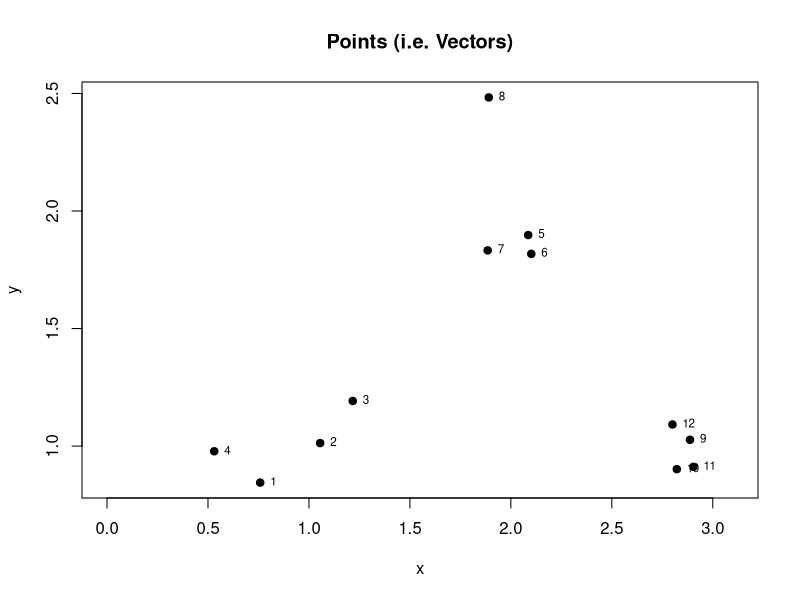
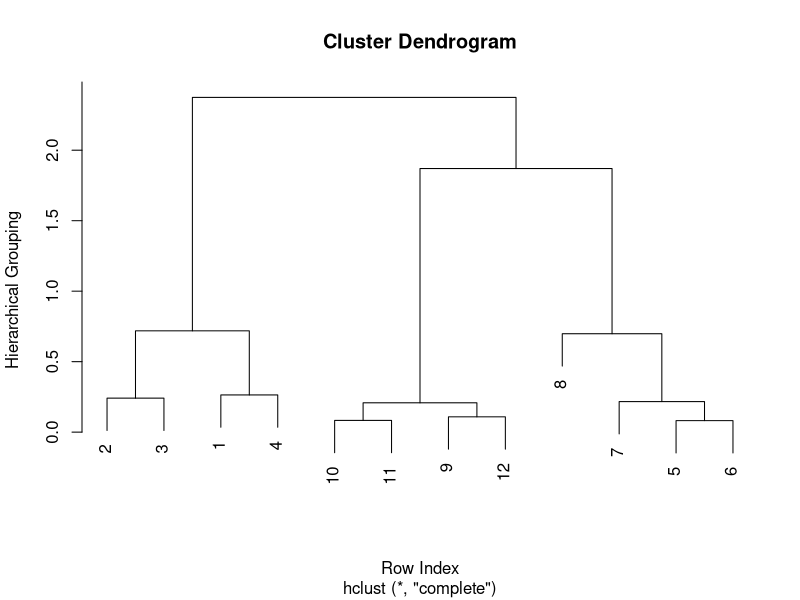
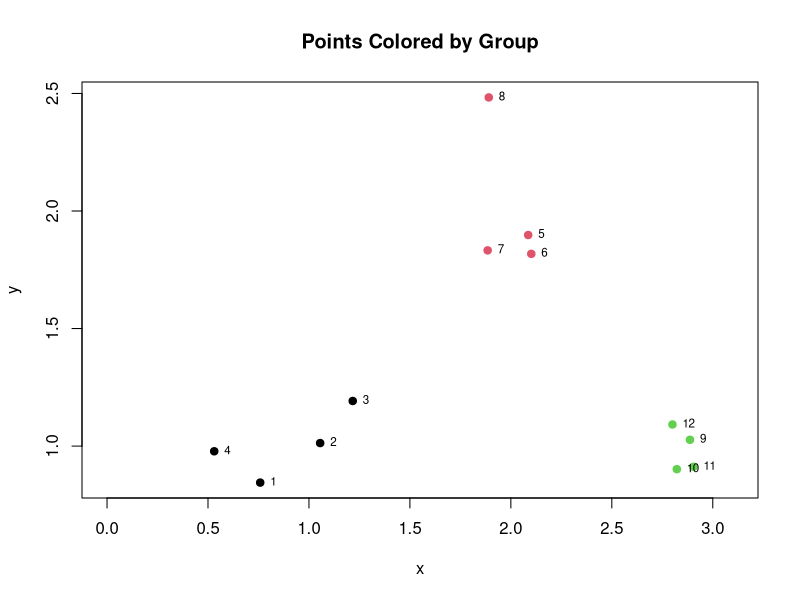
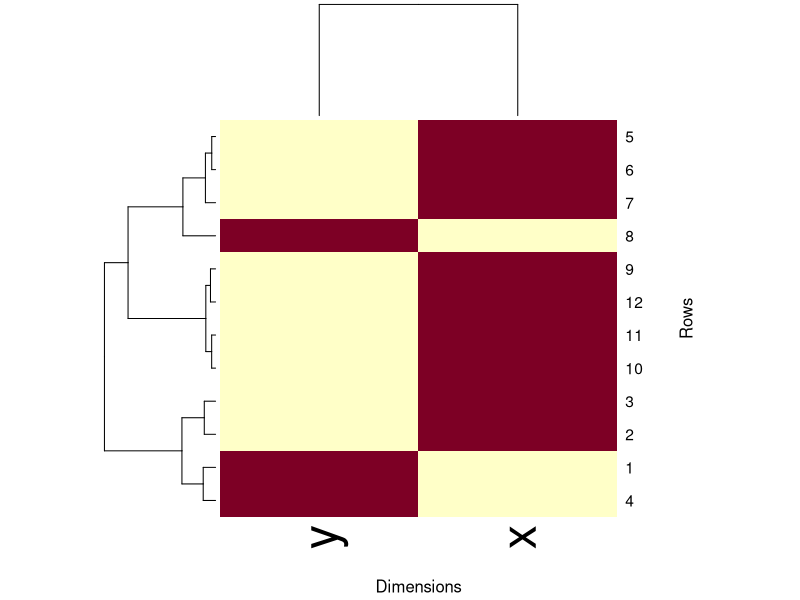
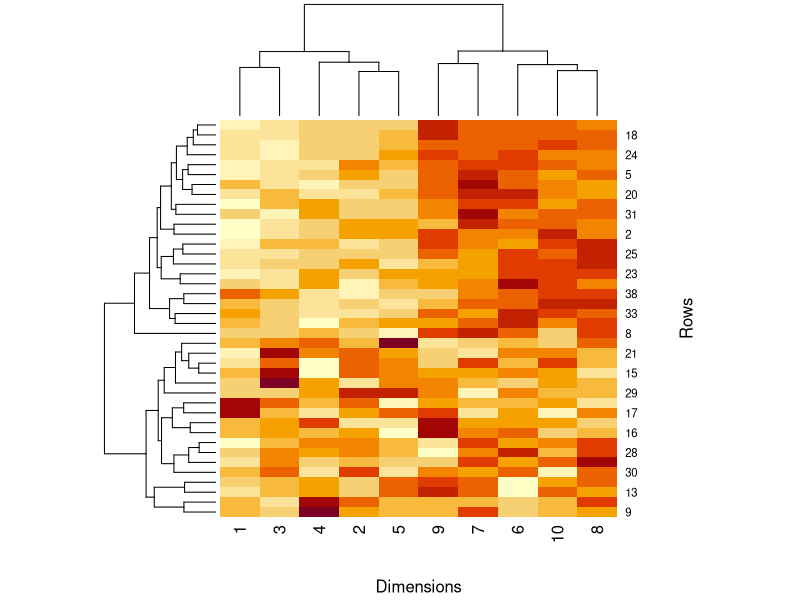

Write R code to recreate these figures, in order.
## ---- chunk 1
knitr::opts_chunk$set(echo = TRUE)
## ---- chunk 2
set.seed(1234)

# First make some random data that has a pattern
PTS = data.frame(
    x = rnorm( 12, mean=rep(1:3, each=4), sd=0.2 ),
    y = rnorm( 12, mean=rep(c(1,2,1), each=4), sd=0.2 )
)

# Show the points...
plot(PTS$x, PTS$y, xlim=c(0,3.1), pch=19, main="Points (i.e. Vectors)", xlab="x", ylab="y")

# ...and label each point with its corresponding row number in the data frame
text(PTS$x, PTS$y, labels=1:nrow(PTS), cex=.7, pos=4)

# dist() is our distance method, and it determines Euclidean distance of the vectors
#   i.e. sqrt( (a1-a2)^2 + (b1-b2)^2 + ... + (z1-z2)^2 )
D <- dist(PTS)
print( round(D, digit=2) )

# hclust() turns the distance matrix into an hclust object
HC = hclust(D)

# Note that rows (i.e. vectors) are the domain, and their hierarchical grouping is the range
plot(HC, xlab="Row Index", ylab="Hierarchical Grouping")

# Cutting the tree into k number of branches provides grouping at a specified level
CUT = cutree(HC, k=3)
print(CUT)

# Re-plot our 2D point vectors, but color code based on cluster identifier
plot(PTS$x, PTS$y, xlim=c(0,3.1), pch=19, col=CUT, main="Points Colored by Group", xlab="x", ylab="y")
text(PTS$x, PTS$y, labels=1:nrow(PTS), cex=.7, pos=4)

# heatmap() requires a matrix.  Notice that the dimensions are the domain now. 
heatmap( as.matrix(PTS), xlab="Dimensions", ylab="Rows" )

# Using a dendrogram + heatmap is more useful for multivariate data.  
# Create a 40 x 10 matrix full of random data.
BIGM = matrix(rnorm(400), nrow=40)
head( round(BIGM, digits=2) )

# This is too random, so introduce a pattern. 
pattern = rep(c(0,3), each=5)
str(pattern)

# Approximately half of the vectors have dimensions 6 through 10 increased significantly.
for (i in 1:40) {
  coinFlip <- rbinom(1, size=1, prob=0.5)
  if (coinFlip) {
    BIGM[i,] = BIGM[i,] + pattern
  }
}

# Now use hierarchical cluster analysis to find the pattern.
# Notice that the dimensions are the domain, and the order of the dimensions is altered
heatmap( BIGM, xlab="Dimensions", ylab="Rows" ) 




